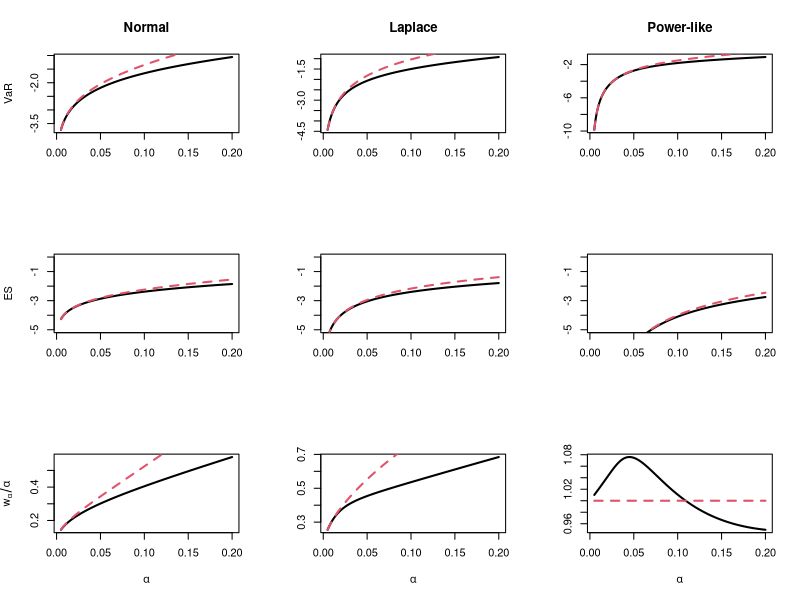

The R source for this figure:
#' @title Approximations of VaR, ES and level ratio of expectile vs. quantile with varying alpha and given epsilon 
#' @call approximation.VaR.ES.alpha(alpha, index, scale, epsilon) 
#' gives approximation based on contamination model indicated by index
#' @param  alpha, the probability level vector for VaR and ES
#' @param  index, any subset of ('Normal', 'Laplace', 'Power-like'), indicating the choice of H
#' @param  scale, the scale vector of the index function
#' @param  epsilon, the contamination level vector
#' @return The approximations and its theoretical values of VaR, ES and level ratio of expectile vs. quantile
#' @return Plots of approximations of VaR, ES and level ratio to theoretical values with varying alpha 
#' @references see Theorem 2.1

# clear variables and close windows
rm(list = ls(all = TRUE))
graphics.off()

# Standard double-sided exponential distribution with mean zero and variance 1 The
# density l(x) = sqrt(2)*exp(-sqrt(2)*abs(x)), x\in R
plaplace = function(x) {
    Laplace = ifelse(x < 0, 1/2 * exp(sqrt(2) * x), 1 - 1/2 * exp(-sqrt(2) * x))
    return(Laplace)
}

# Standard power tail with \gamma = 1/2, with mean zero and infinitely variance, see
# Example 3.3
ppower = function(x) {
    Power = ifelse(x < 0, 1/2 * (1 + x/sqrt(4 + x^2)), 1 - 1/2 * (1 - x/sqrt(4 + x^2)))
    return(Power)
}


# Give the mixture model with pre-supposed standard normal distribution and contamination model
# being normal, Laplace or Power-like distribution with mean zoeo and scale parameter
mix_cdf = function(x, index, epsilon, scale) {
    if (index == "Normal") {
        mix_cdf = (1 - epsilon) * pnorm(x) + epsilon * pnorm(x/scale)
    } else if (index == "Laplace") {
        mix_cdf = (1 - epsilon) * pnorm(x) + epsilon * plaplace(x/scale)
    } else {
        mix_cdf = (1 - epsilon) * pnorm(x) + epsilon * ppower(x/scale)
    }
    return(mix_cdf)
}

# Calculate the lower partial moment at threshold x of mixture distribution
Lower.partial.moment = function(x, index, epsilon, scale) {
    if (index == "Normal") {
        Lower.partial.moment = (1 - epsilon) * (-dnorm(x)) + epsilon * (-scale * dnorm(x/scale))
    } else if (index == "Laplace") {
        Lower.partial.moment = (1 - epsilon) * (-dnorm(x)) + epsilon * (scale/sqrt(2) * 
            1/2 * (sqrt(2)/scale * x - 1) * exp(sqrt(2)/scale * x))
    } else {
        Lower.partial.moment = (1 - epsilon) * (-dnorm(x)) + epsilon * (-scale * 2/sqrt(4 + 
            (x/scale)^2))
    }
    return(Lower.partial.moment)
}

# Calculate the quantile at alpha level of mixture distribution
mix_VaR = function(alpha, index, epsilon, scale) {
    ff = function(x, alpha, index, epsilon, scale) mix_cdf(x, index, epsilon, scale) - 
        alpha
    VaR = uniroot(ff, c(-20, 10), alpha, index, epsilon, scale)$root  #the accurate alpha-th quantile
    return(VaR)
}


# Calculate the expectile.quantile.transformation level w_alpha such as e_{w_alpha} = q_alpha
expectile.quantile.transformation = function(alpha, index, epsilon, scale) {
    quantile = mix_VaR(alpha, index, epsilon, scale)
    LP = Lower.partial.moment(quantile, index, epsilon, scale)
    expectile.quantile.transformation = (LP - quantile * alpha)/(2 * (LP - quantile * 
        alpha) + quantile)
    return(expectile.quantile.transformation)
}

# Calculate the expected-shortfall of epsilon-contamination model at alpha quantile
mix_ES = function(alpha, index, epsilon, scale) {
    quantile.epsilon = mix_VaR(alpha, index, epsilon, scale)
    mix_ES = alpha^(-1) * Lower.partial.moment(quantile.epsilon, index, epsilon, scale)  #the accurate alpha-th Expected-Shortfall
    return(mix_ES)
}

# Give the theoretical values and its approximations of VaR, ES and level ratio for epsilon-contamination model at alpha level
approximation.VaR.ES.alpha = function(alpha, index, scale, epsilon) {
    size.alpha = length(alpha)
    size.index = length(index)
    Theoretical_VaR.ES.EQT = matrix(rep(1, size.alpha * size.index * 3), nrow = size.alpha)
    Approximation_VaR.ES.EQT = matrix(rep(1, size.alpha * size.index * 3), nrow = size.alpha)
    colnames(Theoretical_VaR.ES.EQT) = paste(c(rep("VaR of", size.index), rep("ES of", 
        size.index), rep("Level ratio of", size.index)), rep(index, 3))
    colnames(Approximation_VaR.ES.EQT) = paste(c(rep("Approximated VaR of", size.index), 
        rep("Approxmated ES of", size.index), rep("Approximated Level ratio of", size.index)), 
        rep(index, 3))
    
    for (i in 1:size.index) {
        # Assign the first size.index columns with theoretical VaR of the mixture model
        Theoretical_VaR.ES.EQT[, i] = sapply(alpha, mix_VaR, index[i], epsilon[i], scale[i])
        
        # Assign the second size.index columns with theoretical ES of the mixture model
        Theoretical_VaR.ES.EQT[, i + size.index] = sapply(alpha, mix_ES, index[i], epsilon[i], 
            scale[i])
        # Assign the third size.index columns with theoretical level ratio of the mixture model
        Theoretical_VaR.ES.EQT[, i + 2 * size.index] = 1/alpha * sapply(alpha, expectile.quantile.transformation, 
            index[i], epsilon[i], scale[i])
        
        # Assign the first size.index columns with approximations of VaR of the mixture model
        Approximation_VaR.ES.EQT[, i] = sapply(alpha/(epsilon[i]), mix_VaR, index[i], 
            1, scale[i])
       
        # Assign the second size.index columns with approximations of ES of the mixture model
        Approximation_VaR.ES.EQT[, i + size.index] = sapply(alpha/(epsilon[i]), mix_ES, 
            index[i], 1, scale[i])
        
        # Assign the third size.index columns with approximations of level ratio of the mixture model
        Approximation_VaR.ES.EQT[, i + 2 * size.index] = 1/(alpha/(epsilon[i])) * sapply(alpha/(epsilon[i]), 
            expectile.quantile.transformation, index[i], 1, scale[i])
    }
    
    par(mfrow = c(3, size.index))
    plot(alpha, Theoretical_VaR.ES.EQT[, 1], col = 1, type = "l", lwd = 2, xlab = "", 
        ylab = "VaR", main = index[1])
    lines(alpha, Approximation_VaR.ES.EQT[, 1], col = 2, lty = 2, lwd = 2)
    for (i in 2:size.index) {
        plot(alpha, Theoretical_VaR.ES.EQT[, i], col = 1, type = "l", lwd = 2, xlab = "", 
            ylab = "", main = index[i])
        lines(alpha, Approximation_VaR.ES.EQT[, i], col = 2, lty = 2, lwd = 2)
    }
    
    plot(alpha, Theoretical_VaR.ES.EQT[, size.index + 1], col = 1, type = "l", lwd = 2, 
        ylim = c(-5, 0), xlab = "", ylab = "ES", main = "")
    lines(alpha, Approximation_VaR.ES.EQT[, size.index + 1], col = 2, lty = 2, lwd = 2)
    for (i in size.index + (2:size.index)) {
        plot(alpha, Theoretical_VaR.ES.EQT[, i], col = 1, type = "l", lwd = 2, ylim = c(-5, 
            0), xlab = "", ylab = "", main = "")
        lines(alpha, Approximation_VaR.ES.EQT[, i], col = 2, lty = 2, lwd = 2)
    }
    
    plot(alpha, Theoretical_VaR.ES.EQT[, 2 * size.index + 1], col = 1, type = "l", lwd = 2, 
        xlab = expression(alpha), ylab = expression(w[alpha]/alpha), main = "")
    lines(alpha, Approximation_VaR.ES.EQT[, 2 * size.index + 1], col = 2, lty = 2, lwd = 2)
    for (i in 2 * size.index + (2:size.index)) {
        plot(alpha, Theoretical_VaR.ES.EQT[, i], col = 1, type = "l", lwd = 2, xlab = expression(alpha), 
            ylab = "", main = "")
        lines(alpha, Approximation_VaR.ES.EQT[, i], col = 2, lty = 2, lwd = 2)
    }
    list(`Theoretical value` = Theoretical_VaR.ES.EQT, `Approximation value` = Approximation_VaR.ES.EQT)
}


# Assign parameter value
alpha   = seq(from = 0.005, to = 0.2, by = 1e-04)
index   = c("Normal", "Laplace", "Power-like")
scale   = c(1.6, 1.6, 1)
epsilon = rep(0.5, 3)

#' @call the program to show efficiency of approximations
approximation.VaR.ES.alpha(alpha, index, scale, epsilon)

 
